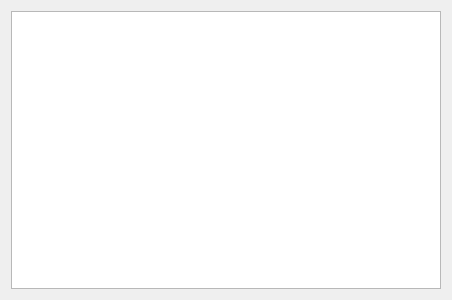
<?xml version="1.0" encoding="UTF-8"?>
<ui version="4.0">
 <class>display_souvenirs</class>
 <widget class="QDialog" name="display_souvenirs">
  <property name="geometry">
   <rect>
    <x>0</x>
    <y>0</y>
    <width>452</width>
    <height>300</height>
   </rect>
  </property>
  <property name="windowTitle">
   <string>Dialog</string>
  </property>
  <layout class="QGridLayout" name="gridLayout">
   <item row="0" column="0">
    <widget class="QTextEdit" name="textEdit"/>
   </item>
  </layout>
 </widget>
 <resources/>
 <connections/>
</ui>
